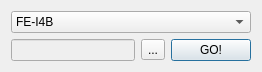
<?xml version="1.0" encoding="UTF-8"?>
<ui version="4.0">
 <class>CreateDefaultFECfgDialog</class>
 <widget class="QDialog" name="CreateDefaultFECfgDialog">
  <property name="geometry">
   <rect>
    <x>0</x>
    <y>0</y>
    <width>262</width>
    <height>72</height>
   </rect>
  </property>
  <property name="windowTitle">
   <string>Dialog</string>
  </property>
  <layout class="QVBoxLayout" name="verticalLayout">
   <item>
    <widget class="QComboBox" name="feTypeCombo">
     <item>
      <property name="text">
       <string>FE-I4B</string>
      </property>
     </item>
     <item>
      <property name="text">
       <string>FE65-P2</string>
      </property>
     </item>
    </widget>
   </item>
   <item>
    <layout class="QHBoxLayout" name="horizontalLayout">
     <item>
      <widget class="QLineEdit" name="deFECfgFile_name">
       <property name="enabled">
        <bool>false</bool>
       </property>
      </widget>
     </item>
     <item>
      <widget class="QToolButton" name="deFECfgFile_button">
       <property name="enabled">
        <bool>true</bool>
       </property>
       <property name="text">
        <string>...</string>
       </property>
      </widget>
     </item>
     <item>
      <widget class="QPushButton" name="deFECfg_button">
       <property name="text">
        <string>GO!</string>
       </property>
      </widget>
     </item>
    </layout>
   </item>
  </layout>
 </widget>
 <resources/>
 <connections/>
</ui>
